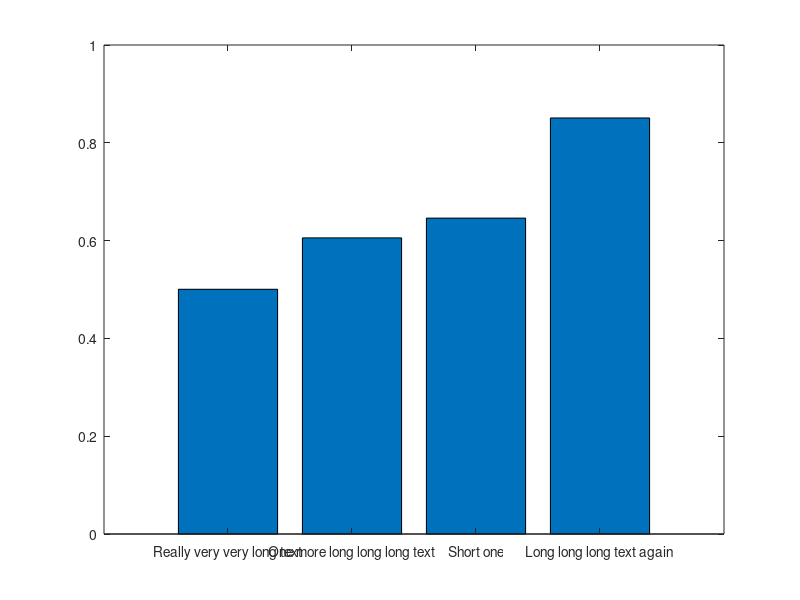

MATLAB code for this plot: (Note: this script raises an error after producing the figure.)
figure;

bar(rand(1,4));
set(gca,'XTickLabel',{'Really very very long text', ...
                      'One more long long long text', ...
                      'Short one','Long long long text again'});
fix_xticklabels();

figure;

bar(rand(1,4));
set(gca,'XTickLabel',{'Really very very long text', ...
                      'One more long long long text', ...
                      'Short one','Long long long text again'});
xlabel('some label');
fix_xticklabels(gca,0.1,{'FontSize',16});
